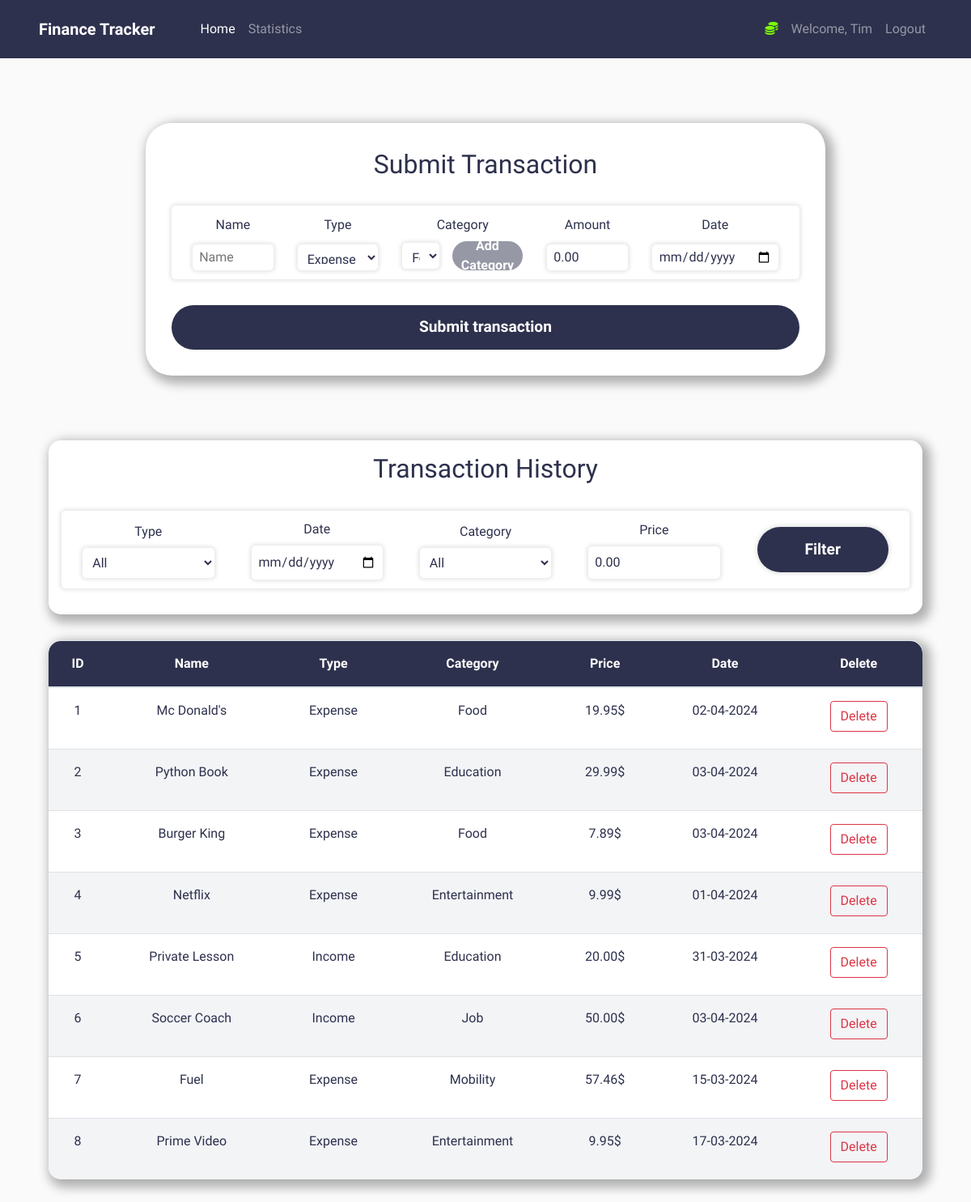
Before: /home (signed in) with the older database file.
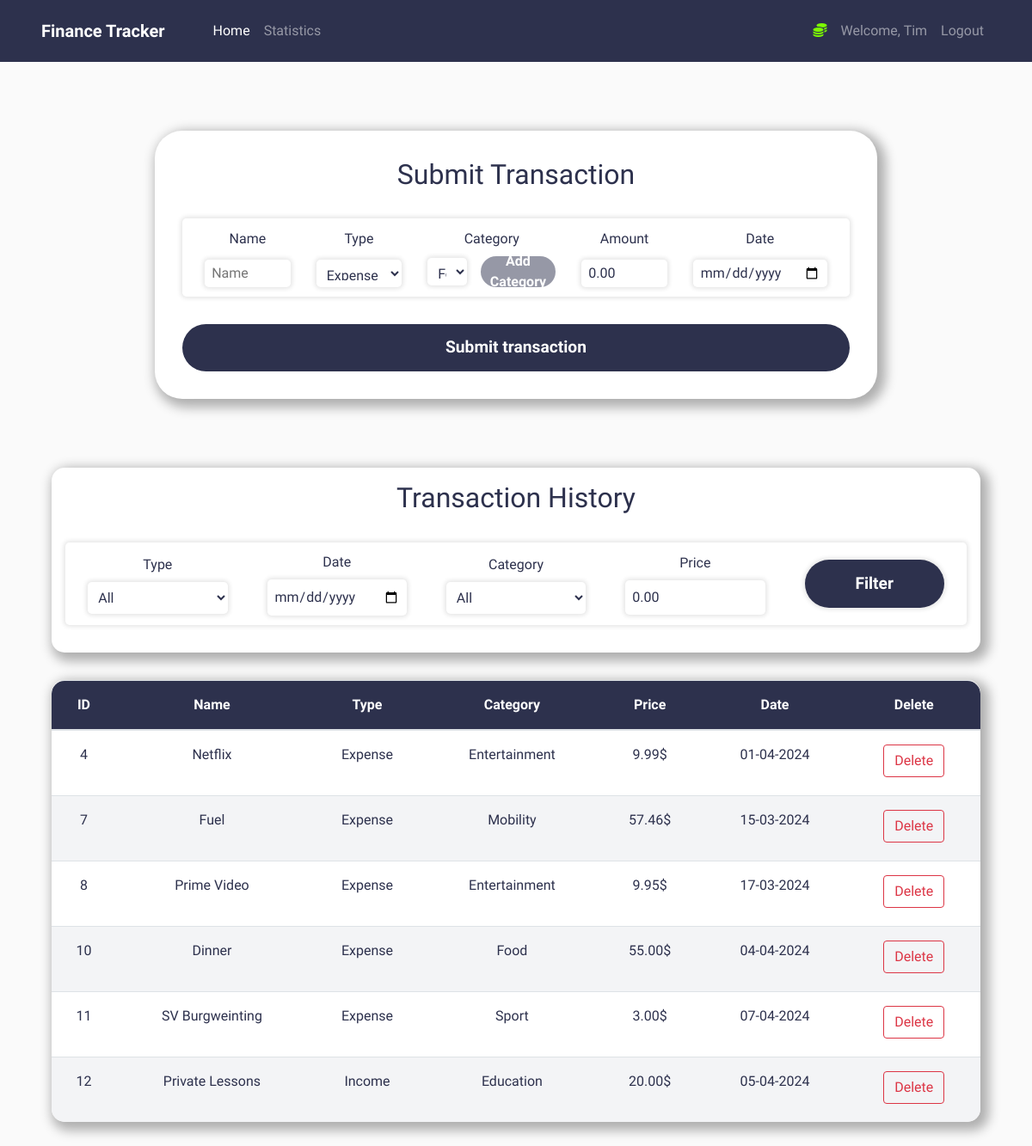
After: the same page with the newer database file.
### tracker/models.py (models this page shows, shortened)
class User(db.Model, UserMixin):
    user_id = db.Column(db.Integer(), primary_key=True)
    username = db.Column(db.String(length=30), nullable=False, unique=True)
    email_address = db.Column(db.String(length=50), nullable=False, unique=True)
    password_hash = db.Column(db.String(length=60), nullable=False)
    expenses = db.Column(db.Integer(), default=0)
    income = db.Column(db.Integer(), default=0)
    transactions = db.relationship('Transaction', backref='owned_user', lazy=True)
    @property
    def password(self):
        return self.password

class Transaction(db.Model):
    transaction_id = db.Column(db.Integer(), primary_key=True)
    name = db.Column(db.String(length=30), nullable=False)
    type = db.Column(db.String(length=30), nullable=False)
    category = db.Column(db.String(length=30), nullable=False)
    amount_rounded = db.Column(db.Float(), nullable=False)
    date = db.Column(db.DateTime(), nullable=False, default=datetime.now())
    user_id = db.Column(db.Integer(), db.ForeignKey('user.user_id'), nullable=False)
    @property
    def amount(self):
        return self.amount

### tracker/routes.py (the view, shortened to what this page needs)
@app.route('/', methods=["GET", "POST"])
@app.route('/home', methods=["GET", "POST"])
@login_required
def home_page():
    transaction_form = TransactionForm()
    category_form = CategoryForm()
    delete_transaction_form = DeleteTransactionForm()
    filter_form = FilterForm()
    if transaction_form.errors != {}:
        for err_msg in transaction_form.errors.values():
            flash(err_msg[0], category="danger")
    query = Transaction.query.filter_by(user_id=current_user.user_id)
    transactions = query.all()
    if filter_form.errors != {}:
        for err_msg in filter_form.errors.values():
            flash("Filter: " + err_msg[0], category="danger")
    return render_template('home.html',
                           transactions=transactions,
                           transaction_form=transaction_form,
                           category_form=category_form,
                           delete_transaction_form=delete_transaction_form,
                           filter_form=filter_form)

### tracker/forms.py (shortened to what this page needs)
class TransactionForm(FlaskForm):
    name = StringField(label="Name", validators=[Length(min=1, max=30), DataRequired()])
    type = SelectField(label="Type", validators=[DataRequired()], choices=[("Expense", "Expense"), ("Income", "Income")])
    category = SelectField(label="Category", validators=[DataRequired()])
    amount = DecimalField(label="Amount", validators=[DataRequired()], places=2, default=0.0)
    date = DateField(label="Date", validators=[DataRequired()], format='%Y-%m-%d')
    submit = SubmitField(label="Submit transaction", name="submit_transaction")
    def __init__(self, *args, **kwargs):
        super(TransactionForm, self).__init__(*args, **kwargs)
        categories = Category.query.filter_by(user_id=current_user.user_id).all()
        if categories:
            self.category.choices = [(category.name, category.name) for category in categories]
        else:
            self.category.choices = [('No categories yet', 'No categories yet')]
            self.category.render_kw = {'disabled': 'disabled'}

class CategoryForm(FlaskForm):
    name = StringField(label="Category Name", name="category_name", validators=[Length(min=1, max=30), DataRequired()])
    submit = SubmitField(label="Add category", name="submit_category")

### tracker/models.py (called while the page is built)
@login_manager.user_loader
def load_user(user_id):
    return User.query.get(int(user_id))

### tracker/templates/home.html (shortened to what this page needs)
{% extends "base.html" %}
{% block content %}
    <div class="submit-transaction-container">
        <h2>Submit Transaction</h2>
        <form class="submit-transaction-form" method="post">
            <div class="row">
                <div class="col">
                    {{ transaction_form.name.label() }}
                    {{ transaction_form.name(placeholder='Name') }}
                </div>
                <div class="col">
                    {{ transaction_form.type.label() }}
                    {{ transaction_form.type }}
                </div>
                <div class="col">
                    {{ transaction_form.category.label() }}
                    <div class="category-select">
                        {{ transaction_form.category(id='category') }}
                        <button class="add-category-button" data-toggle="modal" data-target="#Modal-Add-Category">Add Category</button>
                    </div>
                </div>
                <div class="col">
                    {{ transaction_form.amount.label() }}
                    {{ transaction_form.amount }}
                </div>
                <div class="col">
                    {{ transaction_form.date.label() }}
                    {{ transaction_form.date }}
                </div>
            </div>
            <div class="submit-button">
                {{ transaction_form.submit(id='submit-transaction') }}
            </div>
        </form>
    </div>
    <div class="transaction-history-container">
        <div class="transaction-history-filter">
            <h2>Transaction History</h2>
            <form method="post">
                <div class="row">
                    <div class="col">
                        {{ filter_form.type.label() }}
                        {{ filter_form.type }}
                    </div>
                    <div class="col">
                        {{ filter_form.date.label() }}
                        {{ filter_form.date }}
                    </div>
                    <div class="col">
                        {{ filter_form.category.label() }}
                        {{ filter_form.category }}
                    </div>
                    <div class="col">
                        {{ filter_form.price.label() }}
                        {{ filter_form.price }}
                    </div>
                    <div class="col">
                        <div class="submit-button">
                            {{ filter_form.submit }}
                        </div>
                    </div>
                </div>
            </form>
        </div>
        <table class="table">
            <thead>
                <tr>
                    <th scope="col">ID</th>
                    <th scope="col">Name</th>
                    <th scope="col">Type</th>
                    <th scope="col">Category</th>
                    <th scope="col">Price</th>
                    <th scope="col">Date</th>
                    <th scope="col">Delete</th>
                </tr>
            </thead>
            <tbody>
                {% for transaction in transactions %}
                    <tr>
                        <td>{{ transaction.transaction_id }}</td>
                        <td>{{ transaction.name }}</td>
                        <td>{{ transaction.type }}</td>
                        <td>{{ transaction.category }}</td>
                        <td>{{ "%.2f"|format(transaction.amount_rounded) }}$</td>
                        <td>{{ transaction.date.strftime('%d-%m-%Y') }}</td>
                        <td>
                            <button type="button" class="delete-transaction-button btn btn-outline-danger" data-transaction-id="{{ transaction.transaction_id }}" data-transaction-name="{{ transaction.name }}" style="margin-bottom:5px" data-toggle="modal" data-target="#Modal-Delete-Transaction">
                                Delete
                            </button>
                        </td>
                    </tr>
                {% endfor %}
            </tbody>
        </table>
    </div>
{% endblock %}
{% block scripts %}
    <link rel="stylesheet" href="{{ url_for('static', filename='home.css') }}">
    <link rel="stylesheet" href="{{ url_for('static', filename='category_modal.css') }}">
{% endblock %}

### tracker/templates/base.html (shortened to what this page needs)
<!doctype html>
<html lang="en">
  <head>
      <link rel="stylesheet" href="https://cdn.jsdelivr.net/npm/bootstrap@4.5.3/dist/css/bootstrap.min.css"
>
      <link rel="stylesheet" href="{{ url_for('static', filename='base.css') }}">
      <link rel="stylesheet" href="{{ url_for('static', filename='index.css') }}">
  </head>
  <body>
      <nav class="navbar navbar-expand-md navbar-dark">
          <a class="navbar-brand mr-5" href="#"><b>Finance Tracker</b></a>
          <div class="collapse navbar-collapse" id="navbarNav">
              <ul class="navbar-nav mr-auto">
                <li class="nav-item nav-link-item">
                    <a class="nav-link" id="home" href="{{ url_for('home_page') }}">Home<span class="sr-only">(current)</span></a>
                </li>
                <li class="nav-item nav-link-item">
                    <a class="nav-link" id="statistics" href="{{ url_for('statistics_page') }}">Statistics</a>
                </li>
            </ul>
              {% if current_user.is_authenticated %}
                  <ul class="navbar-nav">
                      <li class="nav-item">
                          <a class="nav-link" style="color:lawngreen; font-weight:bold">
                              <i class="fas fa-coins"></i>
                          </a>
                      </li>
                      <li class="nav-item">
                          <a class="nav-link">Welcome, {{ current_user.username }}</a>
                      </li>
                      <li class="nav-item">
                          <a class="nav-link" href="{{ url_for('logout_page') }}">Logout</a>
                      </li>
                  </ul>
              {% endif %}
          </div>
      </nav>
      {% block content %}
      {% endblock %}
      {% block scripts %}
      {% endblock %}
  </body>
</html>

### tracker/static/base.css (style rules this page uses)
* { margin: 0; padding: 0; box-sizing: border-box; }
body { background-color: var(--very-light-gray); font-family: "Public Sans", sans-serif; color: var(--dark-blue); }
.navbar { background-color: var(--dark-blue); padding: 1em 3em; }
.nav-link-item.active .nav-link { color: var(--white); }
.nav-link-item .nav-link { color: var(--grayish-blue); }

### tracker/static/index.css (style rules this page uses)
:root { --font-family: "Public Sans", sans-serif; --white: #FFFFFF; --black: #000000; --dark-blue: hsl(233, 26%, 24%); --lime-green: hsl(136, 65%, 51%); --bright-cyan: hsl(192, 70%, 51%); --grayish-blue: hsl(233, 8%, 62%); --light-grayish-blue: hsl(220, 16%, 96%); --very-light-gray: hsl(0, 0%, 98%); --green-blue-gradient: linear-gradient(90deg, rgba(49,211,92,1) 0%, rgba(43,183,218,1) 100%); }

Changed rows visible on the page:
removed Transaction: amount_rounded "19.95"
removed Transaction: amount_rounded "29.99"
removed Transaction: amount_rounded "7.89"
removed Transaction: amount_rounded "20.00"
removed Transaction: amount_rounded "50.00"
added Transaction: amount_rounded "55.00"
added Transaction: amount_rounded "3.00"
added Transaction: amount_rounded "20.00"
